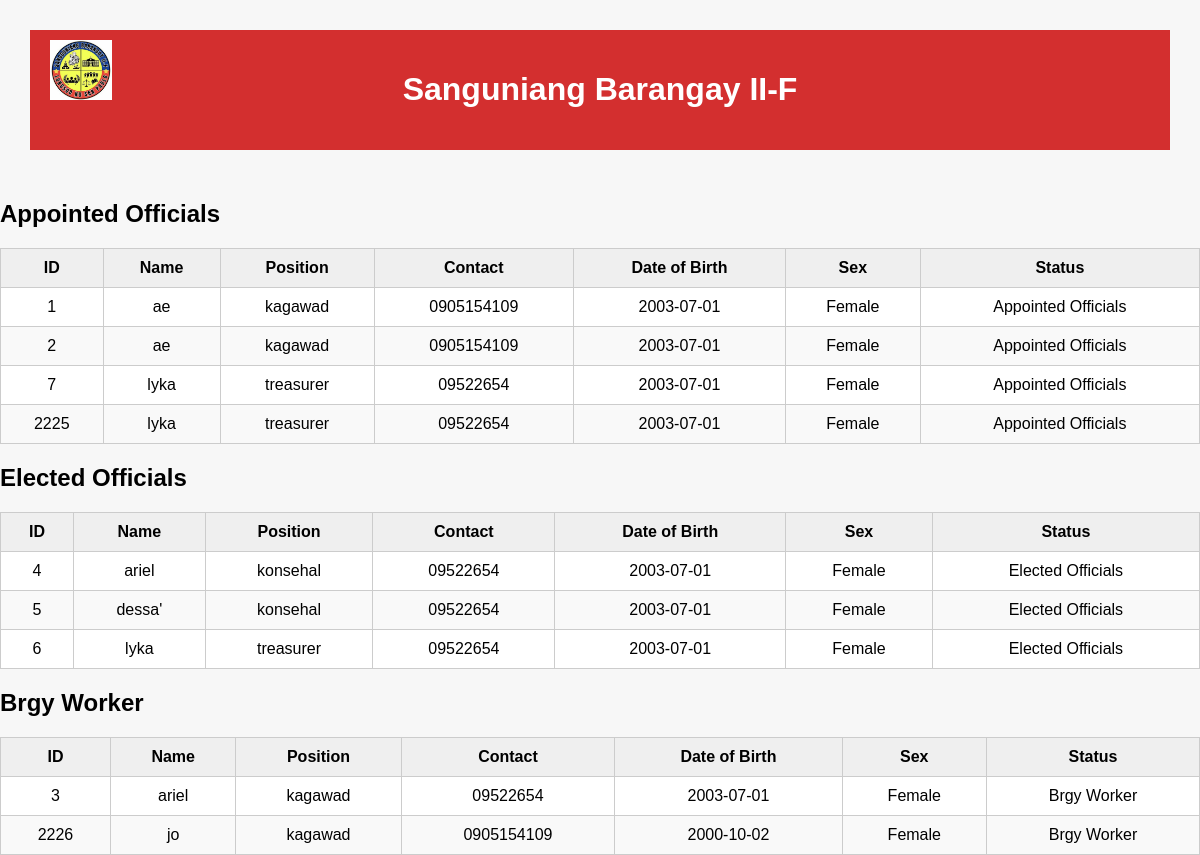
The page /brgyofficials.php on the database its author committed.
### tables this page shows
CREATE TABLE `officials` (
  `id` int(11) NOT NULL,
  `name` varchar(100) DEFAULT NULL,
  `position` varchar(100) DEFAULT NULL,
  `status` varchar(50) DEFAULT NULL,
  `contact` varchar(20) DEFAULT NULL,
  `dob` date DEFAULT NULL,
  `sex` varchar(10) DEFAULT NULL,
  `schedule` text DEFAULT NULL
);

### brgyofficials.php (the view, shortened to what this page needs)
<?php
include 'db.conn.php';
$statuses = ['Appointed Officials', 'Elected Officials', 'Brgy Worker'];
function fetchOfficialsByStatus($conn, $status) {
    $stmt = $conn->prepare("SELECT id, name, position, contact, dob, sex, status FROM officials WHERE status = ?");
    $stmt->bind_param("s", $status);
    $stmt->execute();
    $result = $stmt->get_result();
    return $result->fetch_all(MYSQLI_ASSOC);
}
$officials_by_status = [];
foreach ($statuses as $status) {
    $officials = fetchOfficialsByStatus($conn, $status);
    $officials_by_status[$status] = $officials;
}
?>
<!DOCTYPE html>
<html lang="en">
<head>
</head>
<body>
    <div class="container">
        <header>
            <img src="brgy2F.jpg" alt="Barangay Logo" class="logo">
            <h1 class="header-title">Sanguniang Barangay II-F</h1>
        </header>
    </div>
<?php foreach ($statuses as $status): ?>
    <h2><?= htmlspecialchars($status) ?></h2>
    <table>
        <thead>
            <tr>
                <th>ID</th>
                <th>Name</th>
                <th>Position</th>
                <th>Contact</th>
                <th>Date of Birth</th>
                <th>Sex</th>
                <th>Status</th>
            </tr>
        </thead>
        <tbody>
            <?php if (empty($officials_by_status[$status])): ?>
                <tr><td colspan="7">No <?= htmlspecialchars($status) ?> found.</td></tr>
            <?php else: ?>
                <?php foreach ($officials_by_status[$status] as $official): ?>
                    <tr>
                        <td><?= htmlspecialchars($official['id']) ?></td>
                        <td><?= htmlspecialchars($official['name']) ?></td>
                        <td><?= htmlspecialchars($official['position']) ?></td>
                        <td><?= htmlspecialchars($official['contact']) ?></td>
                        <td><?= htmlspecialchars($official['dob']) ?></td>
                        <td><?= htmlspecialchars($official['sex']) ?></td>
                        <td><?= htmlspecialchars($official['status']) ?></td>
                    </tr>
                <?php endforeach; ?>
            <?php endif; ?>
        </tbody>
    </table>
<?php endforeach; ?>
</body>
</html>

### brgyofficials.php (style rules this page uses)
body { font-family: Arial, sans-serif; background: #f7f7f7; margin: 0; }
header { background-color: #d32f2f; color: white; padding: 20px; text-align: center; position: relative; }
header img { position: absolute; left: 20px; top: 10px; height: 60px; }
.container { padding: 30px; }
h2, h3 { margin-bottom: 20px; }
table { width: 100%; border-collapse: collapse; background: white; }
th, td { padding: 10px; border: 1px solid #ccc; text-align: center; }
th { background-color: #efefef; }
tr:nth-child(even) { background-color: #f9f9f9; }

### rows shown on the page
officials: id "1", name "ae", position "kagawad", contact "0905154109", dob "2003-07-01", sex "Female", status "Appointed Officials"
officials: id "2", name "ae", position "kagawad", contact "0905154109", dob "2003-07-01", sex "Female", status "Appointed Officials"
officials: id "7", name "lyka", position "treasurer", contact "09522654", dob "2003-07-01", sex "Female", status "Appointed Officials"
officials: id "2225", name "lyka", position "treasurer", contact "09522654", dob "2003-07-01", sex "Female", status "Appointed Officials"
officials: id "4", name "ariel", position "konsehal", contact "09522654", dob "2003-07-01", sex "Female", status "Elected Officials"
officials: id "5", name "dessa'", position "konsehal", contact "09522654", dob "2003-07-01", sex "Female", status "Elected Officials"
officials: id "6", name "lyka", position "treasurer", contact "09522654", dob "2003-07-01", sex "Female", status "Elected Officials"
officials: id "3", name "ariel", position "kagawad", contact "09522654", dob "2003-07-01", sex "Female", status "Brgy Worker"
officials: id "2226", name "jo", position "kagawad", contact "0905154109", dob "2000-10-02", sex "Female", status "Brgy Worker"

### other values the page prints
$status "Appointed Officials"
$status "Elected Officials"
$status "Brgy Worker"
